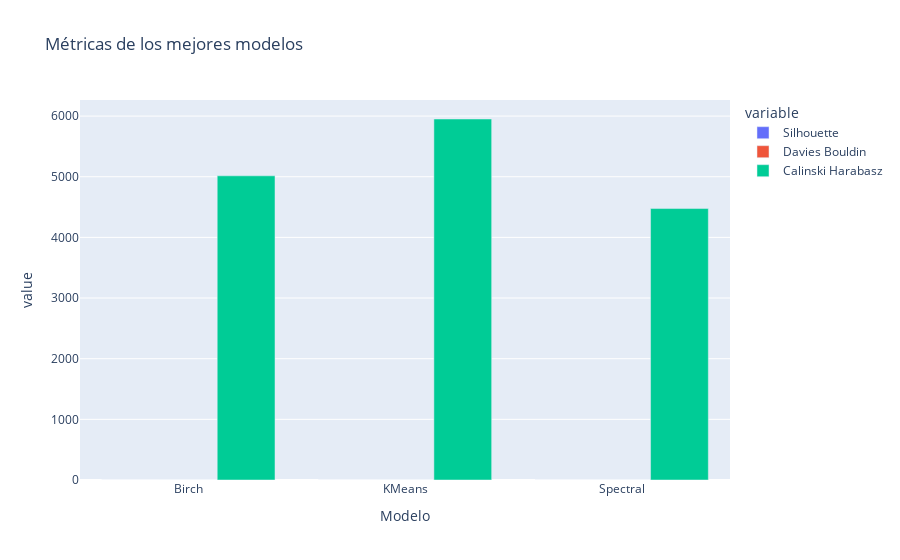

This figure's notebook cell:
### Code cell
# Evaluar el mejor modelo promediando las métricas de todos los clientes
resumen_mejores = metricas.drop('Cliente', axis=1).groupby('Modelo').mean()
display(resumen_mejores)

# Graficar las métricas de los mejores modelos, incluir las 3 barras con diferente color para cada métrica
fig = px.bar(resumen_mejores.reset_index(), x='Modelo', y=['Silhouette', 'Davies Bouldin', 'Calinski Harabasz'], title='Métricas de los mejores modelos', barmode='group')
fig.show()

### Figure 1 — Plotly figure (JSON) as saved in the notebook; plotly's stock layout.template omitted (floating-point values rounded to 4 significant figures)
{"data": [{"alignmentgroup": "True", "hovertemplate": "variable=Silhouette<br>Modelo=%{x}<br>value=%{y}<extra></extra>", "legendgroup": "Silhouette", "marker": {"color": "#636efa", "pattern": {"shape": ""}}, "name": "Silhouette", "offsetgroup": "Silhouette", "orientation": "v", "showlegend": true, "textposition": "auto", "type": "bar", "x": ["Birch", "KMeans", "Spectral"], "xaxis": "x", "y": [0.3855, 0.3481, 0.4043], "yaxis": "y"}, {"alignmentgroup": "True", "hovertemplate": "variable=Davies Bouldin<br>Modelo=%{x}<br>value=%{y}<extra></extra>", "legendgroup": "Davies Bouldin", "marker": {"color": "#EF553B", "pattern": {"shape": ""}}, "name": "Davies Bouldin", "offsetgroup": "Davies Bouldin", "orientation": "v", "showlegend": true, "textposition": "auto", "type": "bar", "x": ["Birch", "KMeans", "Spectral"], "xaxis": "x", "y": [1.214, 1.368, 1.125], "yaxis": "y"}, {"alignmentgroup": "True", "hovertemplate": "variable=Calinski Harabasz<br>Modelo=%{x}<br>value=%{y}<extra></extra>", "legendgroup": "Calinski Harabasz", "marker": {"color": "#00cc96", "pattern": {"shape": ""}}, "name": "Calinski Harabasz", "offsetgroup": "Calinski Harabasz", "orientation": "v", "showlegend": true, "textposition": "auto", "type": "bar", "x": ["Birch", "KMeans", "Spectral"], "xaxis": "x", "y": [5015.0, 5952.0, 4475.0], "yaxis": "y"}], "layout": {"barmode": "group", "legend": {"title": {"text": "variable"}, "tracegroupgap": 0}, "title": {"text": "Métricas de los mejores modelos"}, "xaxis": {"anchor": "y", "domain": [0, 1], "title": {"text": "Modelo"}}, "yaxis": {"anchor": "x", "domain": [0, 1], "title": {"text": "value"}}}}
